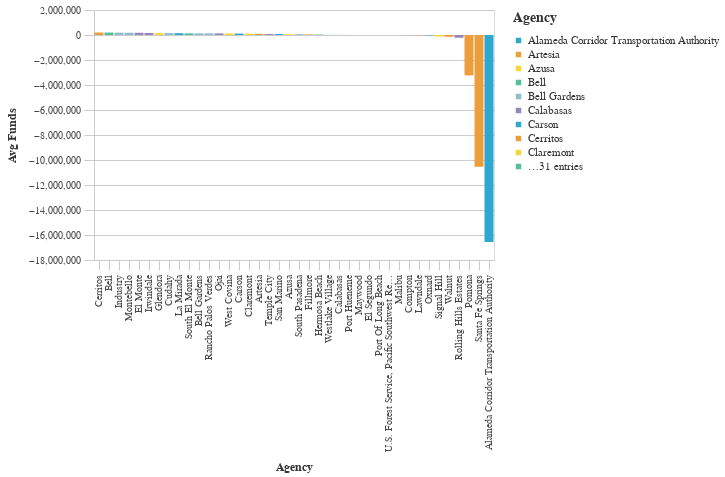

The notebook cell saved with this chart:
### Code cell
#Bar chart Bottom Average Total Requested Funds by Agency
avg_funds_bottom = (df>>group_by(_.primary_agency_name)>>summarize(avg_funds=_.adjusted_total_requested.mean())>>arrange(-_.avg_funds)).tail(50)

chart5=( _dla_utils_reports.basic_bar_chart_no_save((avg_funds_bottom.tail(40)), 'primary_agency_name','avg_funds', 'primary_agency_name', district))
    
display(HTML("<h4><strong>Lowest Average Total Funds by Agency ($2021)</strong></h4>"))
chart5

### Figure 1 — Vega-Lite specification as saved in the notebook (floating-point values rounded to 4 significant figures)
{"config": {"view": {"continuousWidth": 400, "continuousHeight": 300}, "axis": {"domainColor": "#cbcbcb", "grid": true, "gridColor": "#cbcbcb", "gridWidth": 1, "labelColor": "#474747", "labelFont": "Nunito Sans", "labelFontSize": 10, "labelPadding": 4, "tickColor": "#cbcbcb", "tickSize": 10, "titleColor": "#333", "titleFont": "Raleway", "titleFontSize": 12, "titlePadding": 10}, "axisBand": {"grid": false}, "background": "white", "font": "Raleway", "header": {"labelFont": "Nunito Sans", "titleFont": "Raleway"}, "legend": {"labelColor": "#333", "labelFont": "Nunito Sans", "labelFontSize": 11, "labelLimit": 0, "padding": 1, "symbolSize": 30, "symbolType": "square", "titleColor": "#333", "titleFont": "Raleway", "titleFontSize": 14, "titlePadding": 10}, "title": {"anchor": "middle", "font": "Raleway", "fontSize": 18, "fontWeight": 300, "offset": 20}}, "data": {"name": "data-92bdbf505f2df415cd0f52b737b1f5bd"}, "mark": "bar", "encoding": {"color": {"field": "primary_agency_name", "legend": {"symbolLimit": 10, "title": "Agency"}, "scale": {"range": ["#2EA8CE", "#EB9F3C", "#F4D837", "#51BF9D", "#8CBCCB", "#9487C0"]}, "type": "nominal"}, "tooltip": [{"field": "primary_agency_name", "type": "nominal"}, {"field": "avg_funds", "type": "quantitative"}], "x": {"field": "primary_agency_name", "sort": "-y", "title": "Agency", "type": "nominal"}, "y": {"field": "avg_funds", "title": "Avg Funds", "type": "quantitative"}}, "height": 250, "width": 400, "$schema": "https://vega.github.io/schema/vega-lite/v4.17.0.json", "datasets": {"data-92bdbf505f2df415cd0f52b737b1f5bd": [{"primary_agency_name": "Cerritos", "avg_funds": 200700.0}, {"primary_agency_name": "Bell", "avg_funds": 197000.0}, {"primary_agency_name": "Industry", "avg_funds": 186900.0}, {"primary_agency_name": "Montebello", "avg_funds": 179900.0}, {"primary_agency_name": "El Monte", "avg_funds": 179700.0}, {"primary_agency_name": "Irwindale", "avg_funds": 163000.0}, {"primary_agency_name": "Glendora", "avg_funds": 157500.0}, {"primary_agency_name": "Cudahy", "avg_funds": 148600.0}, {"primary_agency_name": "La Mirada", "avg_funds": 146400.0}, {"primary_agency_name": "South El Monte", "avg_funds": 135100.0}, {"primary_agency_name": "Bell Gardens", "avg_funds": 133800.0}, {"primary_agency_name": "Rancho Palos Verdes", "avg_funds": 133000.0}, {"primary_agency_name": "Ojai", "avg_funds": 130800.0}, {"primary_agency_name": "West Covina", "avg_funds": 124100.0}, {"primary_agency_name": "Carson", "avg_funds": 114500.0}, {"primary_agency_name": "Claremont", "avg_funds": 107900.0}, {"primary_agency_name": "Artesia", "avg_funds": 93630.0}, {"primary_agency_name": "Temple City", "avg_funds": 76750.0}, {"primary_agency_name": "San Marino", "avg_funds": 76360.0}, {"primary_agency_name": "Azusa", "avg_funds": 68450.0}, {"primary_agency_name": "South Pasadena", "avg_funds": 66910.0}, {"primary_agency_name": "Fillmore", "avg_funds": 50670.0}, {"primary_agency_name": "Hermosa Beach", "avg_funds": 37980.0}, {"primary_agency_name": "Westlake Village", "avg_funds": 9971.0}, {"primary_agency_name": "Calabasas", "avg_funds": 8766.0}, {"primary_agency_name": "Port Hueneme", "avg_funds": 7831.0}, {"primary_agency_name": "Maywood", "avg_funds": 121.2}, {"primary_agency_name": "El Segundo", "avg_funds": 0.0}, {"primary_agency_name": "Port Of Long Beach", "avg_funds": 0.0}, {"primary_agency_name": "U.S. Forest Service, Pacific Southwest Region", "avg_funds": 0.0}, {"primary_agency_name": "Malibu", "avg_funds": -7965.0}, {"primary_agency_name": "Compton", "avg_funds": -10440.0}, {"primary_agency_name": "Lawndale", "avg_funds": -21440.0}, {"primary_agency_name": "Oxnard", "avg_funds": -33800.0}, {"primary_agency_name": "Signal Hill", "avg_funds": -119700.0}, {"primary_agency_name": "Walnut", "avg_funds": -147100.0}, {"primary_agency_name": "Rolling Hills Estates", "avg_funds": -219300.0}, {"primary_agency_name": "Pomona", "avg_funds": -3232000.0}, {"primary_agency_name": "Santa Fe Springs", "avg_funds": -10530000.0}, {"primary_agency_name": "Alameda Corridor Transportation Authority", "avg_funds": -16560000.0}]}}
